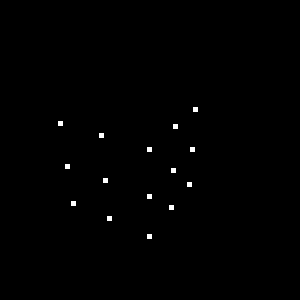
%> input picture testspectral/photogrammetry/sfmclassonline/I1.tif, 300 x 300 px
$ octave twoview.m   (GNU Octave 9; MATLAB toolbox functions it lacks are replaced by stand-ins)
%> lines starting %> are read from the running program, lines starting %| are printed output that depends on the picture; in (x1, y1, x2, y2) boxes, pixels count from 0 and x2, y2 are one past the last pixel; in counts of white or black regions, pixels touching at a corner belong together; the program's own positions count from 1
% Calculate structure and motion.

clear all
close all

I1 = imread('I1.tif');
%> I1 is the input picture: size 300x300 uint8; 0.42% white; 15 white regions, largest, box (x1, y1, x2, y2) and area: (193, 107, 198, 112) 25, (58, 121, 63, 126) 25, (173, 124, 178, 129) 25
I2 = imread('I2.tif');
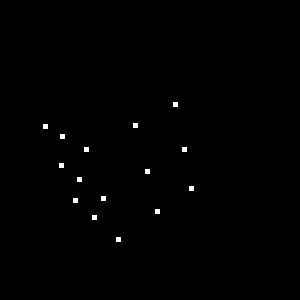
%> input picture testspectral/photogrammetry/sfmclassonline/I2.tif, 300 x 300 px
%> I2 is the input picture: size 300x300 uint8; 0.42% white; 15 white regions, largest, box (x1, y1, x2, y2) and area: (173, 102, 178, 107) 25, (133, 123, 138, 128) 25, (43, 124, 48, 129) 25

% intrinsic camera parameters
K = [ 300  0  150;
      0  300  150;
      0  0   1];

load E
load u1
load u2


% These are the normalized image points
p1 = inv(K)*u1;
p2 = inv(K)*u2;

% Display images
subplot(1,2,1), imshow(I1, []), title('View 1');
for i=1:length(u1)
    rectangle('Position', [u1(1,i)-4 u1(2,i)-4 8 8], 'EdgeColor', 'r');
    text(u1(1,i)+4, u1(2,i)+4, sprintf('%d', i), 'Color', 'r');
end
subplot(1,2,2), imshow(I2, []), title('View 2');
for i=1:length(u2)
    rectangle('Position', [u2(1,i)-4 u2(2,i)-4 8 8], 'EdgeColor', 'g');
    text(u2(1,i)+4, u2(2,i)+4, sprintf('%d', i), 'Color', 'g');
end
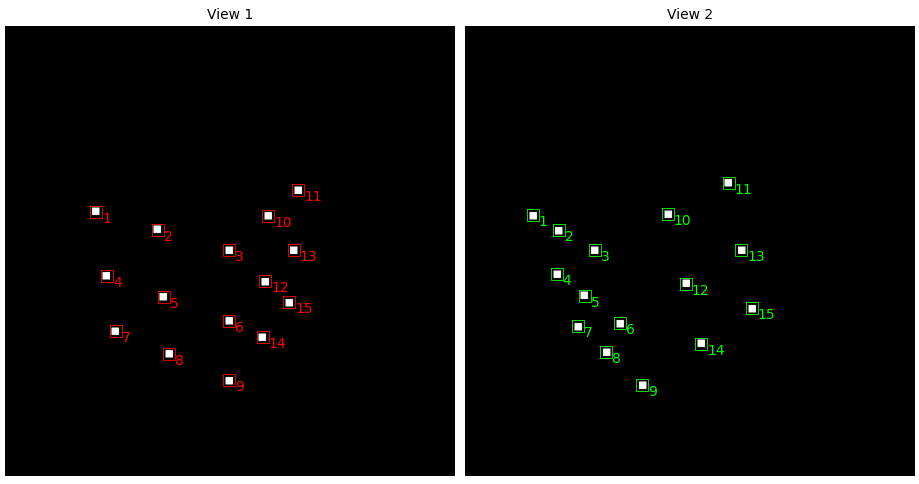
%> figure redrawn from the program's plot data, 2 panels

pause

%%%%%%%%%%%%%%%%%%%%%%%%%%%%%%%%%%%%%%%%%%%%
% Extract motion parameters from essential matrix.
% We know that E = [tx] R, where
%  [tx] = [ 0 -t3 t2; t3 0 -t1; -t2 t1 0]
%
% If we take SVD of E, we get E = U diag(1,1,0) V'
% t is the last column of U
[U,D,V] = svd(E);

W = [0 -1 0; 1 0 0; 0 0 1];
Hresult_c2_c1(:,:,1) = [ U*W*V'   U(:,3) ; 0 0 0 1];
Hresult_c2_c1(:,:,2) = [ U*W*V'  -U(:,3) ; 0 0 0 1];
Hresult_c2_c1(:,:,3) = [ U*W'*V'  U(:,3) ; 0 0 0 1];
Hresult_c2_c1(:,:,4) = [ U*W'*V' -U(:,3) ; 0 0 0 1];

% make sure each rotation component is a legal rotation matrix
for k=1:4
    if det(Hresult_c2_c1(1:3,1:3,k)) < 0
        Hresult_c2_c1(1:3,1:3,k) = -Hresult_c2_c1(1:3,1:3,k);
    end
end


disp('Calculated possible poses, camera 2 to camera 1:');
disp(Hresult_c2_c1);

pause


%%%%%%%%%%%%%%%%%%%%%%%%%%%%%%%%%%%%%%%%%%%%%%%%%%%%%%
% Find the correct motion.  We will need to reconstruct the actual 3D
% position of one of the points (say, point 1).
%
% We have matching image points p1,p2.  We know that p1 x M1 P = 0 and
% p2 x M2 P = 0, where M1,M2 are the projection matrices and P is the
% unknown 3D point.  Or, we have
%   A P = 0, where
%       A = ( [p1x] M1 )
%           ( [p2x] M2 )
% Here, M1 is identity and M2 is H_c1_c2.
M1 = [ 1 0 0 0;
       0 1 0 0;
       0 0 1 0];

% Get skew symmetric matrices for point number 1
p1x = [ 0        -p1(3,1)   p1(2,1);
        p1(3,1)   0        -p1(1,1);
       -p1(2,1)   p1(1,1)   0  ];

p2x = [ 0        -p2(3,1)   p2(2,1);
        p2(3,1)   0        -p2(1,1);
       -p2(2,1)   p2(1,1)   0  ];

% See which of the four solutions will yield a 3D point position that is in
% front of both cameras (ie, has its z>0 for both).
for i=1:4
    Hresult_c1_c2 = inv(Hresult_c2_c1(:,:,i));
    M2 = Hresult_c1_c2(1:3,1:4);

    A = [ p1x * M1; p2x * M2 ];
    % The solution to AP=0 is the singular vector of A corresponding to the
    % smallest singular value; that is, the last column of V in A=UDV'
    [U,D,V] = svd(A);
    P = V(:,4);                     % get last column of V
    P1est = P/P(4);                 % normalize

    P2est = Hresult_c1_c2 * P1est;

    if P1est(3) > 0 && P2est(3) > 0
        % We've found a good solution.
        Hest_c2_c1 = Hresult_c2_c1(:,:,i);
        break;      % break out of for loop; can stop searching
    end
end

% Now we have the transformation between the cameras (up to a scale factor)
fprintf('Reconstructed pose of camera2 wrt camera1:\n');
disp(Hest_c2_c1);


%%%%%%%%%%%%%%%%%%%%%%%%%%%%%%%%%%%%%%%%%%%%%
Hest_c1_c2 = inv(Hest_c2_c1);
M2est = Hest_c1_c2(1:3,:);

% Reconstruct point positions (these are good to the same scale factor)
fprintf('Reconstructed points wrt camera1:\n');
for i=1:length(p1)
    p1x = [ 0        -p1(3,i)   p1(2,i);
        p1(3,i)   0        -p1(1,i);
       -p1(2,i)   p1(1,i)   0  ];
    p2x = [ 0        -p2(3,i)   p2(2,i);
        p2(3,i)   0        -p2(1,i);
       -p2(2,i)   p2(1,i)   0  ];

    A = [ p1x * M1; p2x * M2est ];
    [U,D,V] = svd(A);
    P = V(:,4);                     % get last column of V
    P1est(:,i) = P/P(4);                 % normalize

    fprintf('%f %f %f\n', P1est(1,i), P1est(2,i),P1est(3,i));
end


% Show the reconstruction result in 3D
figure;
plot3(P1est(1,:),P1est(2,:),P1est(3,:),'d');
axis equal;
axis vis3d
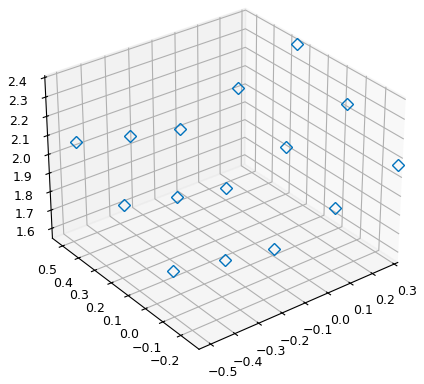
%> figure redrawn from the program's plot data
